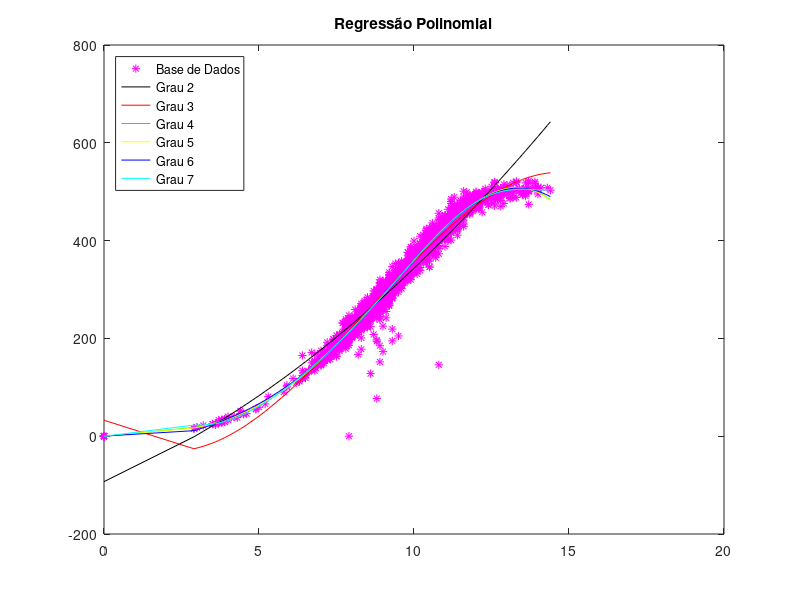

This chart was generated by the following MATLAB code:
clc
%% Importaçao dos dados
load aerogerador.dat;

%% Declaraçao a variavel dependente de X
X = aerogerador(:,1);
%% Declaraçao variavel independente de y
y = aerogerador(:,2);
%% Plotagem do gráfico da regressao linear simples
plot(X, y, 'm*');
hold on

%% CÁLCULO DA REGRESSÃO
%% Matriz de Regressao Simples
n = length(X); %Extrai o tamanho do vetor X.
X_mat = [ones(length(X), 1) X];
% beta = (X_mat'*X_mat)^(-1)*X_mat'*y; %Estimativa de quadadros mínimos
% y_chapeuzinho = beta(1) + (beta(2)*X) + (beta(3) * (X.^nivel_do_grau)); %Determinação para polinômio de segundo grau.

%% Fazendo o calculo da Regressao polinomial para cada grau proposto
%% Calculo da Regressao polinomial de grau 2
X_mat_2 = [X_mat X.^2];
beta_2 = (X_mat_2'*X_mat_2)^(-1)*X_mat_2'*y;
y_chapeuzinho_2 = beta_2(1) + (beta_2(2)*X) + (beta_2(3) * (X.^2));
plot(X, y_chapeuzinho_2, 'k-');

%% Calculo da Regressao polinomial de grau 3
X_mat_3 = [X_mat_2 X.^3];
beta_3 = (X_mat_3'*X_mat_3)^(-1)*X_mat_3'*y;
y_chapeuzinho_3 = beta_3(1) + (beta_3(2)*X) + (beta_3(3) * (X.^2)) + (beta_3(4) * (X.^3));
plot(X, y_chapeuzinho_3, 'r-');

%% Calculo da Regressao polinomial de grau 4
X_mat_4 = [X_mat_3 X.^4];
beta_4 = (X_mat_4'*X_mat_4)^(-1)*X_mat_4'*y;
y_chapeuzinho_4 = beta_4(1) + (beta_4(2)*X) + (beta_4(3) * (X.^2)) + (beta_4(4) * (X.^3)) + (beta_4(5) * (X.^4));
plot(X, y_chapeuzinho_4, 'g-');

%% Calculo da Regressao polinomial de grau 5
X_mat_5 = [X_mat_4 X.^5];
beta_5 = (X_mat_5'*X_mat_5)^(-1)*X_mat_5'*y;
y_chapeuzinho_5 = beta_5(1) + (beta_5(2)*X) + (beta_5(3) * (X.^2)) + (beta_5(4) * (X.^3)) + (beta_5(5) * (X.^4)) + (beta_5(6) * (X.^5));
plot(X, y_chapeuzinho_5, 'y-');

%% Calculo da Regressao polinomial de grau 6
X_mat_6 = [X_mat_5 X.^6];
beta_6 = (X_mat_6'*X_mat_6)^(-1)*X_mat_6'*y;
y_chapeuzinho_6 = beta_6(1) + (beta_6(2)*X) + (beta_6(3) * (X.^2)) + (beta_6(4) * (X.^3)) + (beta_6(5) * (X.^4)) + (beta_6(6) * (X.^5)) + (beta_6(7) * (X.^6));
plot(X, y_chapeuzinho_6, 'b-');

%% Calculo da Regressao polinomial de grau 7
X_mat_7 = [X_mat_6 X.^7];
beta_7 = (X_mat_7'*X_mat_7)^(-1)*X_mat_7'*y;
y_chapeuzinho_7 = beta_7(1) + (beta_7(2)*X) + (beta_7(3) * (X.^2)) + (beta_7(4) * (X.^3)) + (beta_7(5) * (X.^4)) + (beta_7(6) * (X.^5)) + (beta_7(7) * (X.^6)) + (beta_7(8) * (X.^7));
plot(X, y_chapeuzinho_7, 'c-');

title('Regressão Polinomial');
legend('Base de Dados', 'Grau 2', 'Grau 3', 'Grau 4', 'Grau 5', 'Grau 6', 'Grau 7','Location','northwest');

%% AVALIAÇAO DOS MODELOS
% O coeficiente de determinação R² também é usado na Regressão Múltiplca como medida de adequaçao do modelo.
% E o acrescimo de uma variável ao modelo causa sempre um aumento em R², porém, o valor alto não quer dizer que o modelo seja eficiente.
% Uma fórmula para calculá-lo é : R²aj = 1 - (1-R²)*(n-1/n-k), em que n é o número de amostras e k é o número total de variáveis.

% Formula para o Calculo de R2 
% SQe = sum((y - y_chapeuzino).^2);
% Syy = sum((y - mean(y)).^2);
% Coeficiente de Determinação de Regrassão Múltipla
% R2 = 1 - (SQe/Syy);

%% Fazendo o calculo de R2 e R2 ajustado para cada grau proposto
%% Calculo de R2 para o grau 2
e = sum((y - y_chapeuzinho_2).^2); %vetor de erros

variancia = sum((y-y_chapeuzinho_2).^2)/ n - 2;

SQe = sum((y - y_chapeuzinho_2).^2);
Syy = sum((y - mean(y)).^2);

%Coeficiente de Determinação de Regrassão Múltipla
R2_2 = 1 - ((SQe)/(Syy));
fprintf('\nR2 para o grau 2: %.7f', R2_2);
% Coeficiente de Determinação Ajustado
R2aj = 1 - ((1 - R2_2) * (length(X)-1)/(length(X) - 3));
fprintf('\nR2 ajustado para o grau 2: %.7f\n', R2aj);

%% Calculo de R2 para o grau 3
SQe = sum((y - y_chapeuzinho_3).^2);
Syy = sum((y - mean(y)).^2);

% Coeficiente de Determinação de Regrassão Múltipla
R2_3 = 1 - ((SQe)/(Syy));
fprintf('\nR2 para o grau 3: %.7f', R2_3);
% Coeficiente de Determinação Ajustado
R2aj = 1 - ((1 - R2_3) * (length(X)-1)/(length(X) - 4));
fprintf('\nR2 ajustado para o grau 3: %.7f\n', R2aj);
%% Calculo de R2 para o grau 4
SQe = sum((y - y_chapeuzinho_4).^2);
Syy = sum((y - mean(y)).^2);

% Coeficiente de Determinação de Regrassão Múltipla
R2_4 = 1 - ((SQe)/(Syy));
fprintf('\nR2 para o grau 4: %.7f', R2_4);
% Coeficiente de Determinação Ajustado
R2aj = 1 - ((1 - R2_4) * (length(X)-1)/(length(X) - 5));
fprintf('\nR2 ajustado para o grau 4: %.7f\n', R2aj);
%% Calculo de R2 para o grau 5
SQe = sum((y - y_chapeuzinho_5).^2);
Syy = sum((y - mean(y)).^2);

% Coeficiente de Determinação de Regrassão Múltipla
R2_5 = 1 - ((SQe)/(Syy)); %Quão encaixado o modelo está aos dados
fprintf('\nR2 para o grau 5: %.7f', R2_5);
% Coeficiente de Determinação Ajustado
R2aj = 1 - ((1 - R2_5) * (length(X)-1)/(length(X) - 6)); 
fprintf('\nR2 ajustado para o grau 5: %.7f\n', R2aj);
%% Calculo de R2 para o grau 6
SQe = sum((y - y_chapeuzinho_6).^2);
Syy = sum((y - mean(y)).^2);

% Coeficiente de Determinação de Regrassão Múltipla
R2_6 = 1 - ((SQe)/(Syy));
fprintf('\nR2 para o grau 6: %.7f', R2_6);
% Coeficiente de Determinação Ajustado
R2aj = 1 - ((1 - R2_6) * (length(X)-1)/(length(X) - 7));
fprintf('\nR2 ajustado para o grau 6: %.7f\n', R2aj);
%% Calculo de R2 para o grau 7
SQe = sum((y - y_chapeuzinho_7).^2);
Syy = sum((y - mean(y)).^2);

% Coeficiente de Determinação de Regrassão Múltipla
R2_7 = 1 - ((SQe)/(Syy));
fprintf('\nR2 para o grau 7: %.7f', R2_7);
% Coeficiente de Determinação Ajustado
R2aj = 1 - ((1 - R2_7) * (length(X)-1)/(length(X) - 8));
fprintf('\nR2 ajustado para o grau 7: %.7f\n', R2aj);
